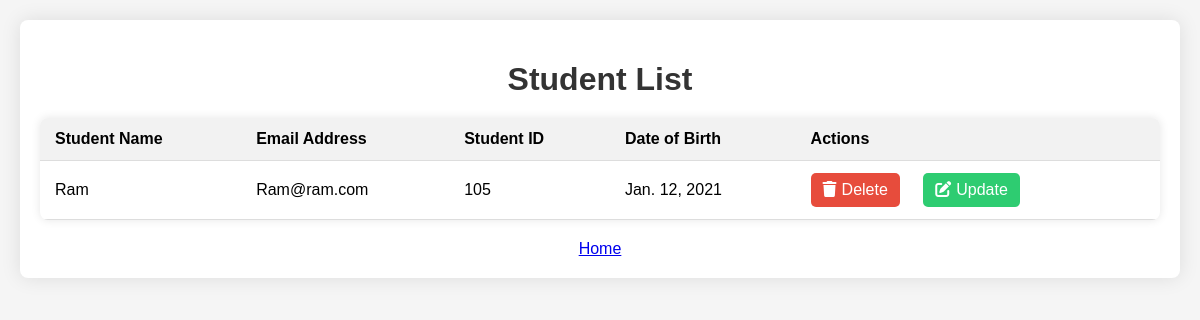
The page /my_app/students/ on the database as committed earlier.
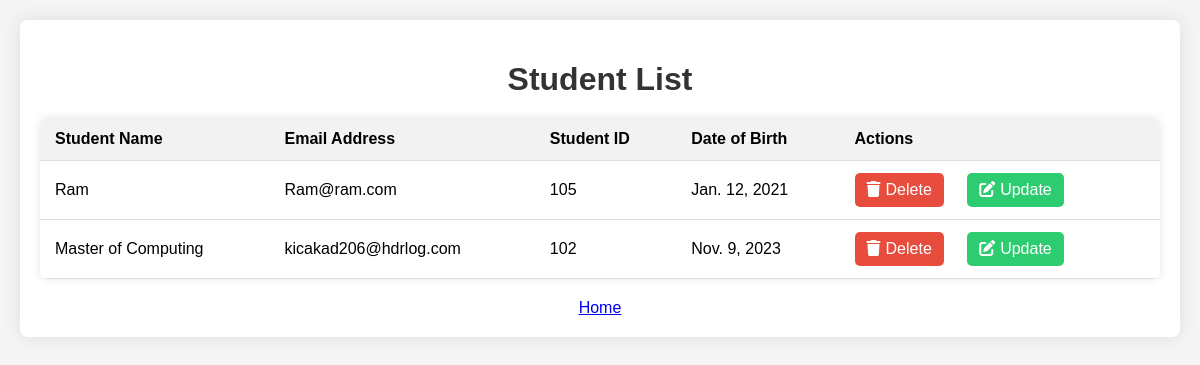
The same page on the database as committed later.
### my_app/models.py (models this page shows, shortened)
class Student(models.Model):
    name = models.CharField(max_length=100)
    email = models.EmailField()
    student_id = models.CharField(max_length=20)
    date_of_birth = models.DateField()
    course = models.ForeignKey(Course, on_delete=models.CASCADE)

### my_app/views.py (the view)
# urls.py: path('students/', views.student_list, name='student_list'),
def student_list(request):
    students = Student.objects.all()
    return render(request, 'student_list.html', {'students': students})

### my_app/templates/student_list.html (shortened to what this page needs)
<!DOCTYPE html>
<html lang="en">
<head>
    <link rel="stylesheet" href="https://cdnjs.cloudflare.com/ajax/libs/font-awesome/6.0.0-beta3/css/all.min.css">
</head>
<body>
    <div class="container">
        <h1>Student List</h1>
        <table>
            <thead>
                <tr>
                    <th>Student Name</th>
                    <th>Email Address</th>
                    <th>Student ID</th>
                    <th>Date of Birth</th>
                    <th>Actions</th>
                </tr>
            </thead>
            <tbody>
                {% for student in students %}
                <tr>
                    <td>{{ student.name }}</td>
                    <td>{{ student.email }}</td>
                    <td>{{ student.student_id }}</td>
                    <td>{{ student.date_of_birth }}</td>
                    <td>
                        <a href="{% url 'delete_student' student.id %}" class="delete-btn" onclick="return confirm('Are you sure you want to delete this student?')"><i class="fas fa-trash"></i>Delete</a>
                        <a href="{% url 'update_student' student.id %}" class="update-btn"><i class="fas fa-edit"></i>Update</a>
                    </td>
                </tr>
                {% endfor %}
            </tbody>
        </table>
        <footer>
            <a href="{% url 'home' %}">Home</a>
        </footer>
    </div>
</body>
</html>

Rows that differ between the two databases and show on the page:
added Student: name "Master of Computing", email "kicakad206@hdrlog.com", student_id "102", date_of_birth "Nov. 9, 2023"
